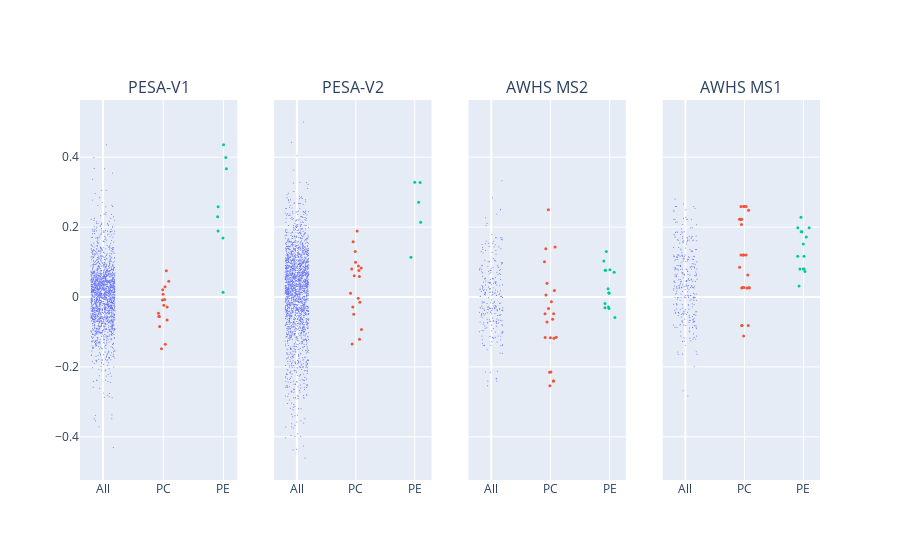

Here is the notebook cell this chart was saved with:
### Code cell
i = 'v1'

fig = make_subplots(rows=1, cols=4, shared_yaxes=True, subplot_titles=['PESA-V1', 'PESA-V2', 'AWHS MS2', 'AWHS MS1'])

n = 0

for n,i in enumerate(vp):

    fig.add_trace(go.Scatter(
        #x=vp[i].lfc, y=-np.log10(vp[i].pv),
        y=vp[i].lfc, x=np.random.uniform(-0.2,0.2,vp[i].shape[0]),
        mode='markers', marker_size=1, marker_color=palette[0], showlegend=False
    ), row=1, col=n+1)

    for m,k in enumerate(['PC', 'PE']):#, 'LPC', 'LPE']):
        fig.add_trace(go.Scatter(
            #x=vp[i].loc[[k in j for j in vp[i].label], 'lfc'], y=-np.log10(vp[i].loc[[k in j for j in vp[i].label], 'pv']),
            y=vp[i].loc[[k in j for j in vp[i].label], 'lfc'], x=np.random.uniform((m+1)-0.1,m+1+0.1,vp[i].shape[0]),
            mode='markers', marker_size=3, marker_color=palette[m+1], name=k, showlegend=False
        ), row=1, col=n+1)

fig.update_xaxes(tickvals=[0,1,2,3,4], ticktext=['All', 'PC', 'PE', 'LPC', 'LPE'])
# fig.update_yaxes(title='LogFC')
# fig.update_layout(width=20)
fig.show()

### Figure 1 — Plotly figure (JSON) as saved in the notebook; plotly's stock layout.template omitted (floating-point values rounded to 4 significant figures; data arrays with more than 128 entries replaced by an {"elided": "..."} marker saying what was removed)
{"data": [{"marker": {"color": "#636EFA", "size": 1}, "mode": "markers", "showlegend": false, "type": "scatter", "x": {"elided": "1826 float values"}, "xaxis": "x", "y": {"elided": "1826 float values"}, "yaxis": "y"}, {"marker": {"color": "#EF553B", "size": 3}, "mode": "markers", "name": "PC", "showlegend": false, "type": "scatter", "x": {"elided": "1826 float values"}, "xaxis": "x", "y": [0.07542, 0.04519, 0.007693, -0.05591, -0.007277, -0.0466, -0.1349, 0.02931, -0.1483, -0.08441, -0.05555, -0.008479, -0.02881, 0.02106, -0.06557, -0.02335], "yaxis": "y"}, {"marker": {"color": "#00CC96", "size": 3}, "mode": "markers", "name": "PE", "showlegend": false, "type": "scatter", "x": {"elided": "1826 float values"}, "xaxis": "x", "y": [0.2295, 0.1886, 0.1692, 0.2582, 0.3992, 0.4357, 0.3674, 0.01358], "yaxis": "y"}, {"marker": {"color": "#636EFA", "size": 1}, "mode": "markers", "showlegend": false, "type": "scatter", "x": {"elided": "2062 float values"}, "xaxis": "x2", "y": {"elided": "2062 float values"}, "yaxis": "y2"}, {"marker": {"color": "#EF553B", "size": 3}, "mode": "markers", "name": "PC", "showlegend": false, "type": "scatter", "x": {"elided": "2062 float values"}, "xaxis": "x2", "y": [0.05843, 0.1582, 0.0995, 0.0108, 0.08847, -0.04899, 0.07607, 0.1892, -0.003385, 0.06093, -0.01512, 0.1303, 0.08005, -0.02839, -0.1344, 0.08303, -0.09319, -0.1206], "yaxis": "y2"}, {"marker": {"color": "#00CC96", "size": 3}, "mode": "markers", "name": "PE", "showlegend": false, "type": "scatter", "x": {"elided": "2062 float values"}, "xaxis": "x2", "y": [0.3281, 0.214, 0.2709, 0.328, 0.1135], "yaxis": "y2"}, {"marker": {"color": "#636EFA", "size": 1}, "mode": "markers", "showlegend": false, "type": "scatter", "x": {"elided": "272 float values"}, "xaxis": "x3", "y": {"elided": "272 float values"}, "yaxis": "y3"}, {"marker": {"color": "#EF553B", "size": 3}, "mode": "markers", "name": "PC", "showlegend": false, "type": "scatter", "x": {"elided": "272 float values"}, "xaxis": "x3", "y": [-0.0132, 0.005922, -0.03278, 0.2499, 0.1385, 0.1011, -0.06327, 0.01831, -0.04823, -0.2155, 0.1435, -0.2539, -0.2403, -0.2401, -0.1166, -0.1177, -0.1153, -0.1155, -0.07117, -0.2146, 0.03931, -0.04821], "yaxis": "y3"}, {"marker": {"color": "#00CC96", "size": 3}, "mode": "markers", "name": "PE", "showlegend": false, "type": "scatter", "x": {"elided": "272 float values"}, "xaxis": "x3", "y": [-0.0587, 0.07096, 0.1299, -0.0185, 0.1031, -0.03265, 0.07648, 0.01198, -0.02881, 0.07812, -0.03073, 0.07665, 0.02337, 0.01051], "yaxis": "y3"}, {"marker": {"color": "#636EFA", "size": 1}, "mode": "markers", "showlegend": false, "type": "scatter", "x": {"elided": "329 float values"}, "xaxis": "x4", "y": {"elided": "329 float values"}, "yaxis": "y4"}, {"marker": {"color": "#EF553B", "size": 3}, "mode": "markers", "name": "PC", "showlegend": false, "type": "scatter", "x": {"elided": "329 float values"}, "xaxis": "x4", "y": [0.02719, 0.02719, 0.1201, 0.1201, 0.1201, 0.1201, 0.02719, 0.2593, 0.2593, 0.2593, 0.2593, 0.2224, 0.2224, 0.2224, 0.2224, 0.02596, 0.02596, 0.02596, -0.08132, -0.08132, -0.08132, -0.1118, 0.2072, 0.0852, 0.06314, 0.2481], "yaxis": "y4"}, {"marker": {"color": "#00CC96", "size": 3}, "mode": "markers", "name": "PE", "showlegend": false, "type": "scatter", "x": {"elided": "329 float values"}, "xaxis": "x4", "y": [0.1164, 0.1981, 0.187, 0.08015, 0.08015, 0.1164, 0.1981, 0.187, 0.08015, 0.1715, 0.1515, 0.2282, 0.03149, 0.07325], "yaxis": "y4"}], "layout": {"annotations": [{"font": {"size": 16}, "showarrow": false, "text": "PESA-V1", "x": 0.1062, "xanchor": "center", "xref": "paper", "y": 1, "yanchor": "bottom", "yref": "paper"}, {"font": {"size": 16}, "showarrow": false, "text": "PESA-V2", "x": 0.3688, "xanchor": "center", "xref": "paper", "y": 1, "yanchor": "bottom", "yref": "paper"}, {"font": {"size": 16}, "showarrow": false, "text": "AWHS MS2", "x": 0.6313, "xanchor": "center", "xref": "paper", "y": 1, "yanchor": "bottom", "yref": "paper"}, {"font": {"size": 16}, "showarrow": false, "text": "AWHS MS1", "x": 0.8938, "xanchor": "center", "xref": "paper", "y": 1, "yanchor": "bottom", "yref": "paper"}], "xaxis": {"anchor": "y", "domain": [0, 0.2125], "ticktext": ["All", "PC", "PE", "LPC", "LPE"], "tickvals": [0, 1, 2, 3, 4]}, "xaxis2": {"anchor": "y2", "domain": [0.2625, 0.475], "ticktext": ["All", "PC", "PE", "LPC", "LPE"], "tickvals": [0, 1, 2, 3, 4]}, "xaxis3": {"anchor": "y3", "domain": [0.525, 0.7375], "ticktext": ["All", "PC", "PE", "LPC", "LPE"], "tickvals": [0, 1, 2, 3, 4]}, "xaxis4": {"anchor": "y4", "domain": [0.7875, 1], "ticktext": ["All", "PC", "PE", "LPC", "LPE"], "tickvals": [0, 1, 2, 3, 4]}, "yaxis": {"anchor": "x", "domain": [0, 1]}, "yaxis2": {"anchor": "x2", "domain": [0, 1], "matches": "y", "showticklabels": false}, "yaxis3": {"anchor": "x3", "domain": [0, 1], "matches": "y", "showticklabels": false}, "yaxis4": {"anchor": "x4", "domain": [0, 1], "matches": "y", "showticklabels": false}}}
